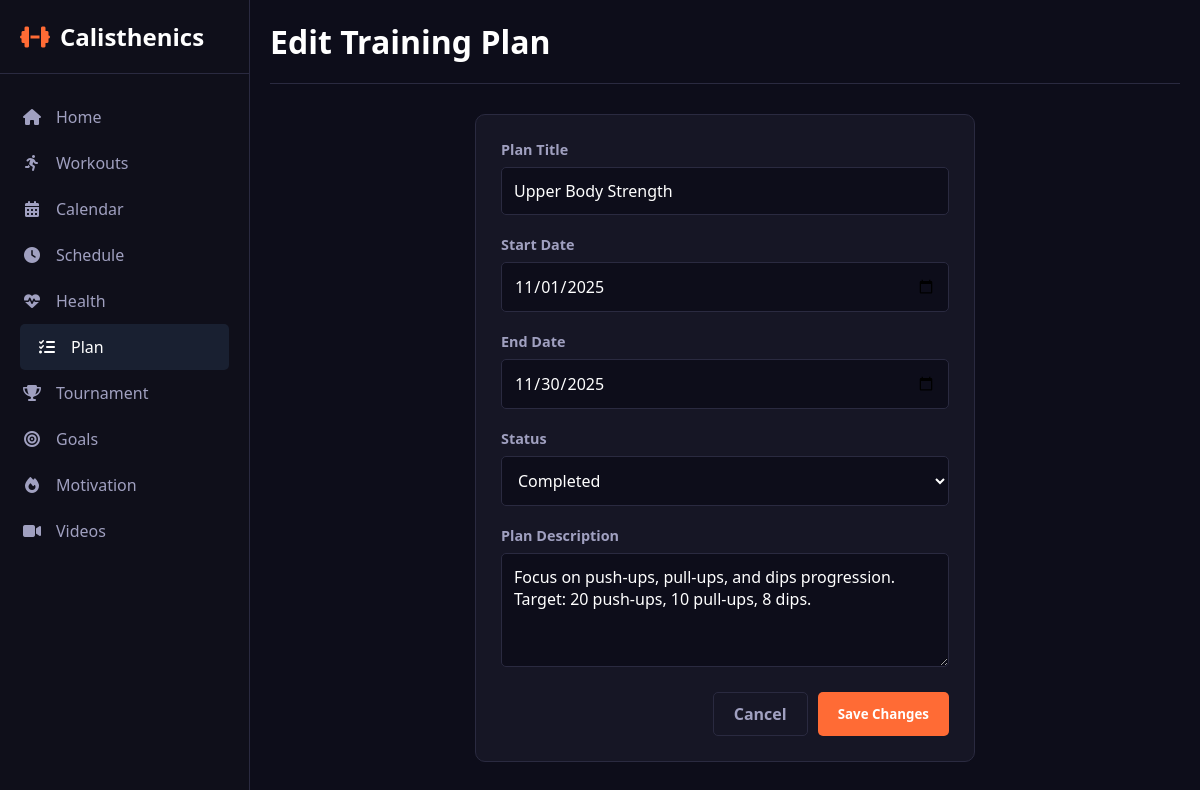
Screenshot of /plans/edit/1 with the database file from the repository.
### app.py (models this page shows, shortened)
class TrainingPlan(db.Model):
    id = db.Column(db.Integer, primary_key=True)
    title = db.Column(db.String(150), nullable=False)
    description = db.Column(db.Text, nullable=True)
    start_date = db.Column(db.Date, nullable=False)
    end_date = db.Column(db.Date, nullable=False)
    status = db.Column(db.String(50), nullable=False, default='upcoming') # upcoming, pending, completed

### app.py (the view, shortened to what this page needs)
@app.route('/plans/edit/<int:plan_id>', methods=['GET', 'POST'])
def edit_plan(plan_id):
    plan = TrainingPlan.query.get_or_404(plan_id)
    return render_template('edit_plan.html', plan=plan, active_page='plan')

### templates/edit_plan.html (shortened to what this page needs)
<!DOCTYPE html>
<html lang="en">
<head>
    <link rel="stylesheet" href="https://cdnjs.cloudflare.com/ajax/libs/font-awesome/6.4.0/css/all.min.css">
    <link rel="stylesheet" href="{{ url_for('static', filename='css/index.css') }}">
    <link rel="stylesheet" href="{{ url_for('static', filename='css/plan.css') }}">
</head>
<body>
    <div class="container">
        {% include '_sidebar.html' %}
        <div class="main-content">
            <div class="header">
                <h1>Edit Training Plan</h1>
            </div>
            <div class="modal-content" style="margin: 0 auto;">
                <form action="{{ url_for('edit_plan', plan_id=plan.id) }}" method="POST">
                    <div class="form-group">
                        <label>Plan Title</label>
                        <input type="text" name="title" value="{{ plan.title }}" required>
                    </div>
                    <div class="form-group">
                        <label>Start Date</label>
                        <input type="date" name="start_date" value="{{ plan.start_date.strftime('%Y-%m-%d') }}" required>
                    </div>
                    <div class="form-group">
                        <label>End Date</label>
                        <input type="date" name="end_date" value="{{ plan.end_date.strftime('%Y-%m-%d') }}" required>
                    </div>
                    <div class="form-group">
                        <label>Status</label>
                        <select name="status" required>
                            <option value="completed" {% if plan.status == 'completed' %}selected{% endif %}>Completed</option>
                        </select>
                    </div>
                    <div class="form-group">
                        <label>Plan Description</label>
                        <textarea name="description" rows="4" required>{{ plan.description }}</textarea>
                    </div>
                    <div class="form-buttons">
                        <a href="{{ url_for('plan') }}" class="modal-btn cancel">Cancel</a>
                        <button type="submit" class="modal-btn save">Save Changes</button>
                    </div>
                </form>
            </div>
        </div>
    </div>
</body>
</html>

### static/css/index.css (style rules this page uses)
* { margin: 0; padding: 0; box-sizing: border-box; font-family: 'Segoe UI', Tahoma, Geneva, Verdana, sans-serif; }
:root { --primary: #ff6b35; --secondary: #ffffff; --accent: #74b9ff; --light: #1a1a2e; --dark: #0d0d1a; --success: #00b894; --warning: #fdcb6e; --danger: #d63031; --card-bg: #161625; --sidebar-bg: #0f0f1a; --text-primary: #ffffff; --text-secondary: #a0a0c0; --border-color: #2a2a40; }
body { background-color: var(--dark); color: var(--text-primary); }
.container { display: flex; min-height: 100vh; }
.main-content { flex: 1; margin-left: 250px; padding: 20px; transition: all 0.3s ease; }
.header { display: flex; justify-content: space-between; align-items: center; margin-bottom: 30px; padding-bottom: 20px; border-bottom: 1px solid var(--border-color); }
.header h1 { font-size: 2rem; color: var(--text-primary); }

### static/css/plan.css (style rules this page uses)
.form-group { margin-bottom: 20px; }
.form-group label { display: block; margin-bottom: 8px; color: var(--text-secondary); font-weight: 600; font-size: 0.9rem; }
.form-group input, .form-group select, .form-group textarea { width: 100%; padding: 12px; background: var(--dark); border: 1px solid var(--border-color); border-radius: 5px; color: var(--text-primary); font-size: 1rem; transition: all 0.3s ease; }
.form-buttons { display: flex; gap: 10px; justify-content: flex-end; margin-top: 10px; }
.modal-btn { padding: 10px 20px; border-radius: 5px; cursor: pointer; font-weight: 600; border: none; transition: all 0.3s ease; }
.modal-btn.cancel { background: transparent; color: var(--text-secondary); border: 1px solid var(--border-color); }
.modal-btn.save { background: var(--primary); color: white; }
.form-buttons a.modal-btn { text-decoration: none; }
.modal-content { background: var(--card-bg); border-radius: 10px; padding: 25px; width: 90%; max-width: 500px; border: 1px solid var(--border-color); }

### rows the page displays
TrainingPlan: title "Upper Body Strength", start_date "11/01/2025", end_date "11/30/2025", status "Completed", description "Focus on push-ups, pull-ups, and dips progression. Target: 20 push-ups, 10 pull-ups, 8 dips."
